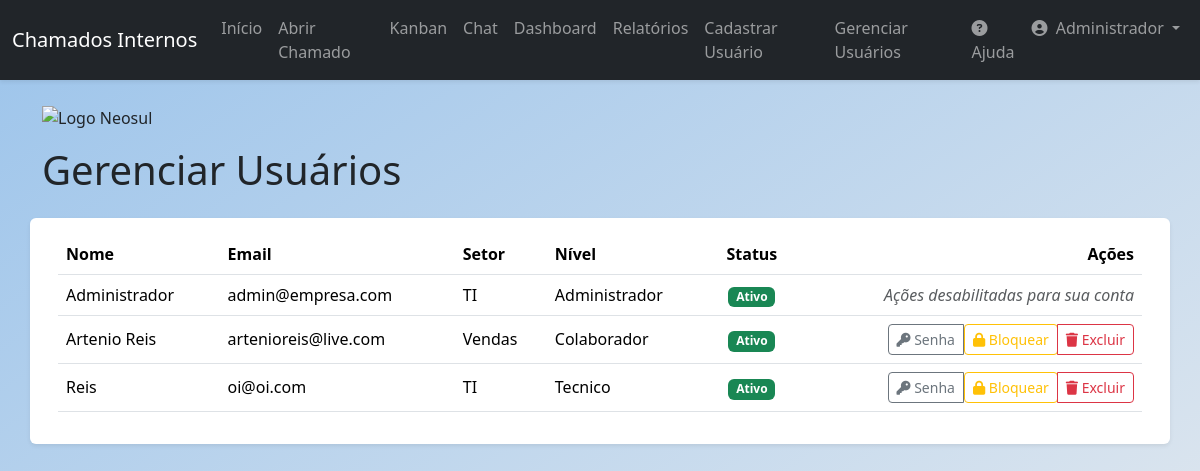
Page /users (signed in) on the earlier database version.
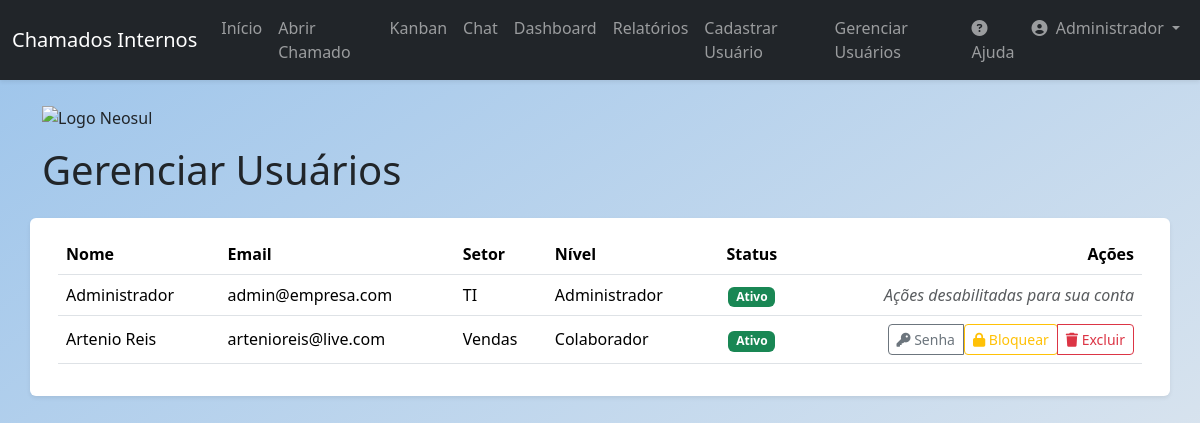
Same page on the later database version.
### app/models.py (models this page shows, shortened)
class User(db.Model, UserMixin):
    id = db.Column(db.Integer, primary_key=True)
    name = db.Column(db.String(100), nullable=False)
    email = db.Column(db.String(120), unique=True, nullable=False)
    sector = db.Column(db.String(50), nullable=False)
    password = db.Column(db.String(128), nullable=False)
    access_level = db.Column(db.String(20), nullable=False, default='colaborador')
    is_active = db.Column(db.Boolean, nullable=False, default=True)
    created_at = db.Column(db.DateTime, default=datetime.utcnow)
    tickets_created = db.relationship('Ticket', backref='author', lazy=True, foreign_keys='Ticket.user_id')
    tickets_assigned = db.relationship('Ticket', backref='assignee_user', lazy=True, foreign_keys='Ticket.assigned_to')
    comments = db.relationship('Comment', backref='comment_author', lazy=True)

### app/routes.py (the view, shortened to what this page needs)
@main.route('/users', methods=['GET', 'POST'])
@login_required
def user_management():
    if not is_admin(): abort(403)
    form = ChangePasswordForm()
    users = User.query.order_by(User.name).all()
    return render_template('user_management.html', title='Gerenciar Usuários', users=users, form=form)

### app/__init__.py (called while the page is built)
@login_manager.user_loader
def load_user(user_id):
    from app.models import User
    return User.query.get(int(user_id))

### app/routes.py (called while the page is built)
def is_admin():
    return current_user.is_authenticated and current_user.access_level == 'administrador'

### app/templates/user_management.html (shortened to what this page needs)
{% extends "base.html" %}
{% block content %}
 <div class="row mt-4">
    <div class="col-12 mb-3">
        <img src="https://neosul.com.br/clientes/1/img/logo.png" alt="Logo Neosul" style="max-width: 250px; height: auto;">
    </div>
    <h1 class="mb-4">Gerenciar Usuários</h1>
    <div class="card shadow-sm">
        <div class="card-body">
            <div class="table-responsive">
                <table class="table table-hover align-middle">
                    <thead>
                        <tr>
                            <th>Nome</th>
                            <th>Email</th>
                            <th>Setor</th>
                            <th>Nível</th>
                            <th class="text-center">Status</th>
                            <th class="text-end">Ações</th>
                        </tr>
                    </thead>
                    <tbody>
                        {% for user in users %}
                        <tr>
                            <td>{{ user.name }}</td>
                            <td>{{ user.email }}</td>
                            <td>{{ user.sector }}</td>
                            <td>{{ user.access_level.capitalize() }}</td>
                            <td class="text-center">
                                {% if user.is_active %}
                                    <span class="badge bg-success">Ativo</span>
                                {% else %}
                                    <span class="badge bg-danger">Bloqueado</span>
                                {% endif %}
                            </td>
                            <td class="text-end">
                                {% if user.id != current_user.id %}
                                <div class="btn-group">
                                    <button type="button" class="btn btn-sm btn-outline-secondary" data-bs-toggle="modal" data-bs-target="#changePasswordModal" data-user-id="{{ user.id }}" data-user-name="{{ user.name }}">
                                        <i class="fas fa-key"></i> Senha
                                    </button>
                                    <form action="{{ url_for('main.toggle_user_status', user_id=user.id) }}" method="POST" class="d-inline">
                                        {% if user.is_active %}
                                            <button type="submit" class="btn btn-sm btn-outline-warning">
                                                <i class="fas fa-lock"></i> Bloquear
                                            </button>
                                        {% else %}
                                            <button type="submit" class="btn btn-sm btn-outline-success">
                                                <i class="fas fa-unlock"></i> Ativar
                                            </button>
                                        {% endif %}
                                    </form>
                                    <button type="button" class="btn btn-sm btn-outline-danger" data-bs-toggle="modal" data-bs-target="#deleteUserModal" data-user-id="{{ user.id }}" data-user-name="{{ user.name }}">
                                        <i class="fas fa-trash"></i> Excluir
                                    </button>
                                </div>
                                {% else %}
                                    <span class="text-muted fst-italic">Ações desabilitadas para sua conta</span>
                                {% endif %}
                            </td>
                        </tr>
                        {% endfor %}
                    </tbody>
                </table>
            </div>
        </div>
    </div>
{% endblock content %}

### app/templates/base.html (shortened to what this page needs)
<!DOCTYPE html>
<html lang="pt-br">
<head>
    <link href="https://cdn.jsdelivr.net/npm/bootstrap@5.3.3/dist/css/bootstrap.min.css" rel="stylesheet">
    <link rel="stylesheet" href="https://cdnjs.cloudflare.com/ajax/libs/font-awesome/6.5.2/css/all.min.css" />
    <link rel="stylesheet" href="{{ url_for('static', filename='css/style.css') }}">
</head>
<body class="bg-light">
    {% include 'components/navbar.html' %}
    <main role="main" class="container mt-4">
        {% block content %}{% endblock %}
    </main>
</body>
</html>

### app/templates/components/navbar.html (shortened to what this page needs)
<nav class="navbar navbar-expand-lg navbar-dark bg-dark shadow-sm">
    <div class="container-fluid">
        <a class="navbar-brand" href="{{ url_for('main.home') }}">Chamados Internos</a>
        <div class="collapse navbar-collapse" id="navbarNav">
            <ul class="navbar-nav me-auto mb-2 mb-lg-0">
                {% if current_user.is_authenticated %}
                    <li class="nav-item">
                        <a class="nav-link" href="{{ url_for('main.home') }}">Início</a>
                    </li>
                    <li class="nav-item">
                        <a class="nav-link" href="{{ url_for('main.create_ticket') }}">Abrir Chamado</a>
                    </li>
                    <li class="nav-item">
                        <a class="nav-link" href="{{ url_for('main.tickets_kanban') }}">Kanban</a>
                    </li>
                    <li class="nav-item">
                    <a class="nav-link" href="{{ url_for('main.chat_users') }}">Chat</a>
                    </li>
                    {% if current_user.access_level in ['tecnico', 'administrador'] %}
                        <li class="nav-item">
                            <a class="nav-link" href="{{ url_for('main.dashboard') }}">Dashboard</a>
                        </li>
                        <li class="nav-item">
                            <a class="nav-link" href="{{ url_for('main.reports') }}">Relatórios</a>
                        </li>
                    {% endif %}
                    {% if current_user.access_level == 'administrador' %}
                        <li class="nav-item">
                            <a class="nav-link" href="{{ url_for('main.register') }}">Cadastrar Usuário</a>
                        </li>
                        <li class="nav-item">
                            <a class="nav-link" href="{{ url_for('main.user_management') }}">Gerenciar Usuários</a>
                        </li>
                    {% endif %}
                {% endif %}
            </ul>
            <ul class="navbar-nav ms-auto mb-2 mb-lg-0">
                {% if current_user.is_authenticated %}
                    <li class="nav-item">
                        <a class="nav-link" href="{{ url_for('main.help') }}"><i class="fas fa-question-circle me-1"></i>Ajuda</a>
                    </li>
                    <li class="nav-item dropdown">
                        <a class="nav-link dropdown-toggle" href="#" id="navbarDropdown" role="button" data-bs-toggle="dropdown" aria-expanded="false">
                            <i class="fas fa-user-circle me-1"></i> {{ current_user.name }}
                        </a>
                    </li>
                {% else %}
                    <li class="nav-item">
                        <a class="nav-link" href="{{ url_for('main.login') }}">Login</a>
                    </li>
                {% endif %}
            </ul>
        </div>
    </div>
</nav>

### app/static/css/style.css (style rules this page uses)
body { background: linear-gradient(to bottom right, #9cc4eb, #e9ecef); background-attachment: fixed; }
.card { border: none; box-shadow: 0 4px 8px rgba(0,0,0,0.05); }

Differences in the rows shown:
removed User: name "Reis", email "oi@oi.com", sector "TI", access_level "Tecnico", is_active "Ativo"
